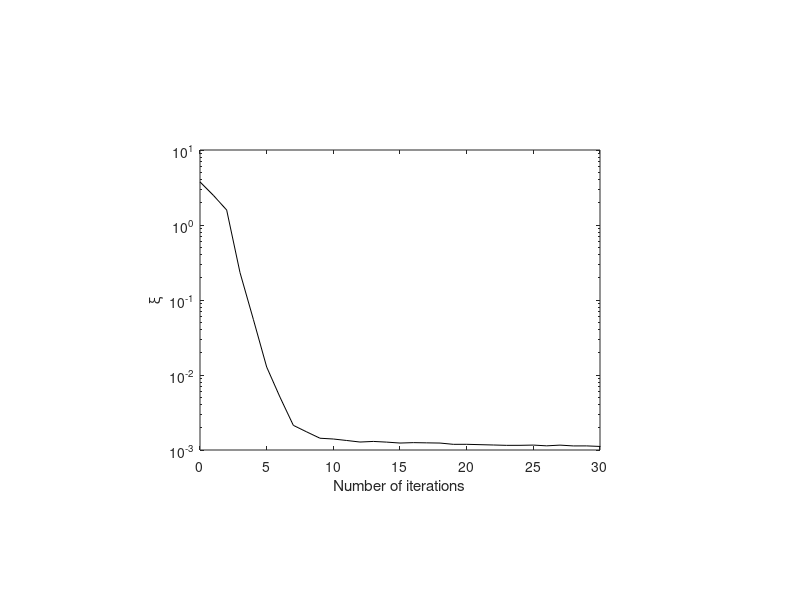

This chart was generated by the following MATLAB code:
clear all
n_ensemble=10000; Ldata=35; N=2; lambda=0.95; sigman=sqrt(0.001/2);
h=[0.2 1 -0.1]'+i*[-0.3 0.5 -0.7]'; 
xi=zeros(Ldata,1);
for k=1:n_ensemble
    w=zeros(size(h));
    x=sign(randn(Ldata,1))+i*sign(randn(Ldata,1));
    d=conv(h,x);
    d=d(3:end)+sigman*(randn(Ldata,1)+i*randn(Ldata,1));
    Psi_inv=10000*eye(N+1); 
    for n=N+1:Ldata;
        xtdl=x(n:-1:n-N);
        u=Psi_inv*xtdl;
		k=u/(lambda+xtdl'*u);
		y=w'*xtdl;
		e=d(n-N)-y;
		w=w+k*e';
		Psi_inv=(1/lambda)*(Psi_inv-k*(xtdl'*Psi_inv));
        xi(n-N)=xi(n-N)+abs(e)^2;
    end
end
xi=xi/n_ensemble;
n=[0:Ldata-1]';
axes('position',[0.25 0.25 0.5 0.5])
semilogy(n,xi,'-k')
axis([0 30 0.001 10])
xlabel('Number of iterations')
ylabel('\xi')
